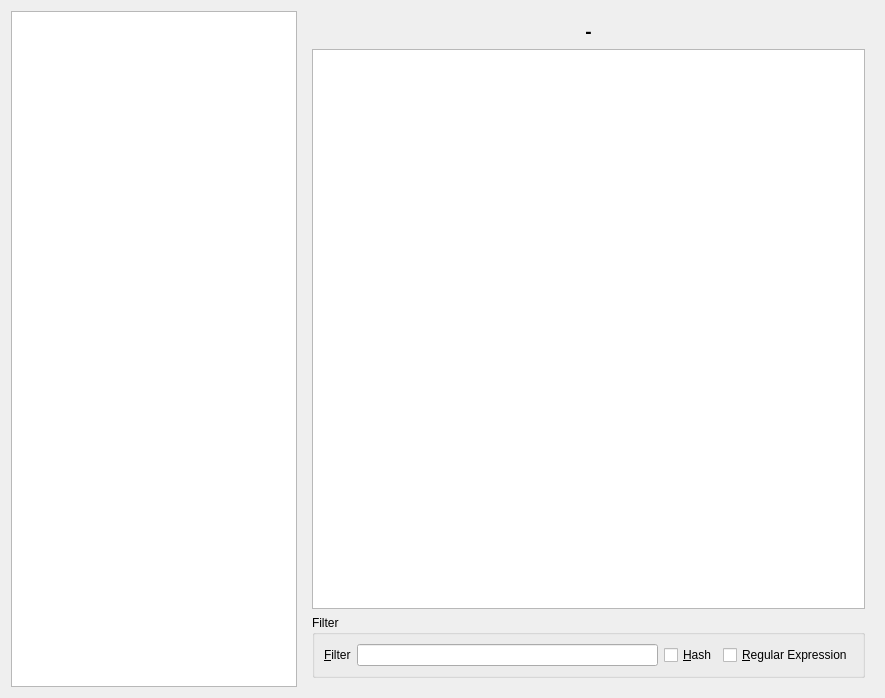
<?xml version="1.0" encoding="UTF-8"?>
<ui version="4.0">
 <class>GXTWidget</class>
 <widget class="QWidget" name="GXTWidget">
  <property name="geometry">
   <rect>
    <x>0</x>
    <y>0</y>
    <width>885</width>
    <height>698</height>
   </rect>
  </property>
  <property name="windowTitle">
   <string/>
  </property>
  <layout class="QHBoxLayout" name="horizontalLayout">
   <item>
    <widget class="QListWidget" name="tableList">
     <property name="sizePolicy">
      <sizepolicy hsizetype="Expanding" vsizetype="Expanding">
       <horstretch>1</horstretch>
       <verstretch>0</verstretch>
      </sizepolicy>
     </property>
     <property name="maximumSize">
      <size>
       <width>16777215</width>
       <height>16777215</height>
      </size>
     </property>
     <property name="baseSize">
      <size>
       <width>0</width>
       <height>0</height>
      </size>
     </property>
    </widget>
   </item>
   <item>
    <widget class="QWidget" name="tableWidget" native="true">
     <property name="sizePolicy">
      <sizepolicy hsizetype="Preferred" vsizetype="Preferred">
       <horstretch>2</horstretch>
       <verstretch>0</verstretch>
      </sizepolicy>
     </property>
     <layout class="QVBoxLayout" name="verticalLayout">
      <item>
       <widget class="QLabel" name="tableLabel">
        <property name="font">
         <font>
          <pointsize>14</pointsize>
          <weight>75</weight>
          <bold>true</bold>
         </font>
        </property>
        <property name="text">
         <string notr="true">-</string>
        </property>
        <property name="alignment">
         <set>Qt::AlignCenter</set>
        </property>
       </widget>
      </item>
      <item>
       <widget class="QTableView" name="table">
        <property name="horizontalScrollBarPolicy">
         <enum>Qt::ScrollBarAsNeeded</enum>
        </property>
        <property name="alternatingRowColors">
         <bool>true</bool>
        </property>
        <property name="horizontalScrollMode">
         <enum>QAbstractItemView::ScrollPerPixel</enum>
        </property>
        <property name="sortingEnabled">
         <bool>true</bool>
        </property>
        <attribute name="horizontalHeaderCascadingSectionResizes">
         <bool>false</bool>
        </attribute>
        <attribute name="horizontalHeaderStretchLastSection">
         <bool>false</bool>
        </attribute>
        <attribute name="verticalHeaderVisible">
         <bool>false</bool>
        </attribute>
        <attribute name="verticalHeaderStretchLastSection">
         <bool>false</bool>
        </attribute>
        <attribute name="verticalHeaderVisible">
         <bool>false</bool>
        </attribute>
        <attribute name="horizontalHeaderStretchLastSection">
         <bool>false</bool>
        </attribute>
        <attribute name="horizontalHeaderCascadingSectionResizes">
         <bool>false</bool>
        </attribute>
        <attribute name="verticalHeaderStretchLastSection">
         <bool>false</bool>
        </attribute>
       </widget>
      </item>
      <item>
       <widget class="QGroupBox" name="groupBox">
        <property name="title">
         <string>Filter</string>
        </property>
        <layout class="QHBoxLayout" name="horizontalLayout_2">
         <item>
          <widget class="QLabel" name="label">
           <property name="text">
            <string>&amp;Filter</string>
           </property>
           <property name="buddy">
            <cstring>filterField</cstring>
           </property>
          </widget>
         </item>
         <item>
          <widget class="QLineEdit" name="filterField"/>
         </item>
         <item>
          <widget class="QCheckBox" name="hashBox">
           <property name="text">
            <string>&amp;Hash</string>
           </property>
          </widget>
         </item>
         <item>
          <widget class="QCheckBox" name="regexBox">
           <property name="text">
            <string>&amp;Regular Expression</string>
           </property>
          </widget>
         </item>
        </layout>
       </widget>
      </item>
     </layout>
    </widget>
   </item>
  </layout>
 </widget>
 <resources/>
 <connections/>
</ui>
